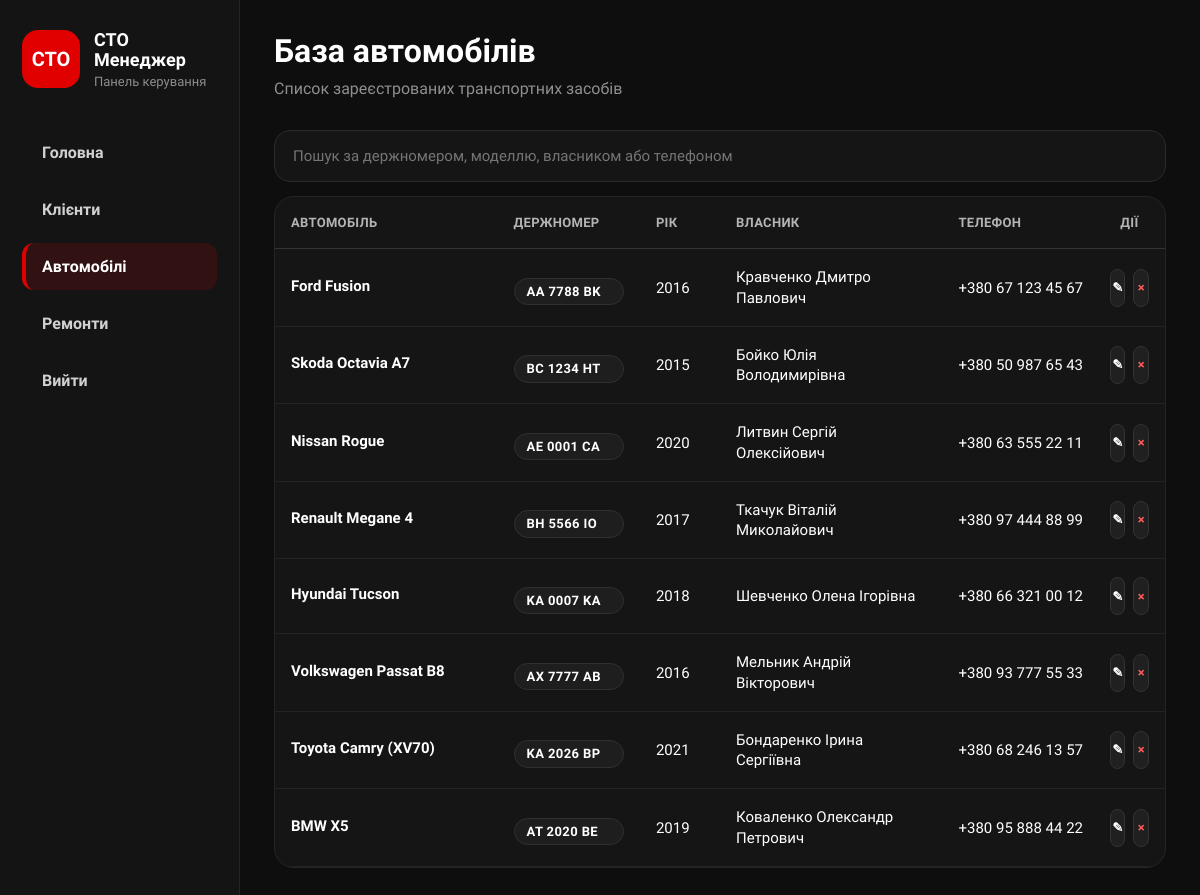
/cars/, run on an earlier commit of the app's database.
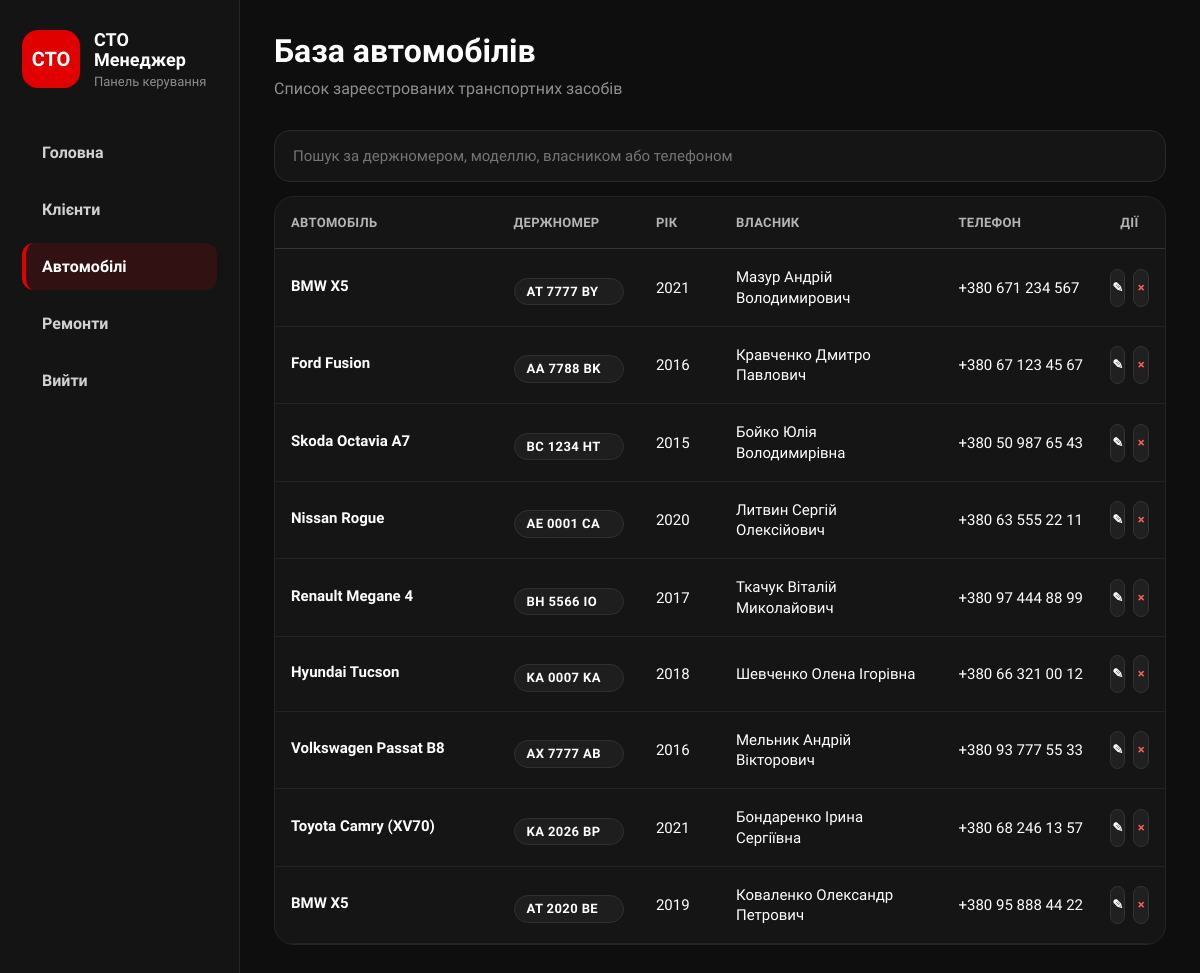
And on a later commit of the database.
### cars/models.py (models this page shows, shortened)
class Car(models.Model):
    class Transmission(models.TextChoices):
        MANUAL = 'manual', 'Механічна'
        AUTOMATIC = 'automatic', 'Автоматична'
        ROBOT = 'robot', 'Роботизована'
        VARIATOR = 'variator', 'Варіатор'
    class FuelType(models.TextChoices):
        PETROL = 'petrol', 'Бензин'
        DIESEL = 'diesel', 'Дизель'
        ELECTRIC = 'electric', 'Електро'
        HYBRID = 'hybrid', 'Гібрид'
        GAS = 'gas', 'Газ'
    owner = models.ForeignKey(
        Client,
        on_delete=models.CASCADE,
        related_name='cars',
        verbose_name="Власник",
        null=True,
        blank=True
    )
    make = models.CharField(
        max_length=100,
        verbose_name="Марка"
    )
    model_name = models.CharField(
        max_length=100,
        verbose_name="Модель"
    )
    license_plate = models.CharField(
        max_length=20,
        blank=True,
        verbose_name="Держномер"
    )
    vin = models.CharField(
        max_length=17,
        unique=True,
        verbose_name="VIN-код",
        validators=[MinLengthValidator(17)]
    )
    owner_name = models.CharField(
        max_length=100,
        verbose_name="ПІБ власника",
        blank=True
    )
    year = models.PositiveIntegerField(
        verbose_name="Рік випуску",
        validators=[
            MinValueValidator(1900),
            MaxValueValidator(datetime.date.today().year + 1)
        ],
        help_text="Використовуйте формат: <YYYY>"
    )
    color = models.CharField(
        max_length=50,
        verbose_name="Колір"
    )
    transmission = models.CharField(
        max_length=20,
        choices=Transmission.choices,
        default=Transmission.AUTOMATIC,
        verbose_name="Коробка передач"
    )
    fuel_type = models.CharField(
        max_length=20,
        choices=FuelType.choices,
        default=FuelType.PETROL,
        verbose_name="Тип пального"
    )
    mileage = models.PositiveIntegerField(
        default=0,
        verbose_name="Пробіг (км)"
    )
    engine_volume = models.DecimalField(
        max_digits=4,
        decimal_places=1,
        blank=True,
        null=True,
        verbose_name="Об'єм двигуна (л)"
    )
    description = models.TextField(
        blank=True,
        verbose_name="Опис"
    )
    main_image = models.ImageField(
        upload_to='cars/%Y/%m/',
        blank=True,
        null=True,
        verbose_name="Фото"
    )
    is_published = models.BooleanField(
        default=True,
        verbose_name="Опубліковано"
    )
    created_at = models.DateTimeField(
        auto_now_add=True,
        verbose_name="Дата додавання"
    )
    updated_at = models.DateTimeField(
        auto_now=True,
        verbose_name="Дата оновлення"
    )
    class Meta:
        verbose_name = "Автомобіль"
        verbose_name_plural = "Автомобілі"
        ordering = ['-created_at']

### clients/models.py (models this page shows, shortened)
class Client(models.Model):
    full_name = models.CharField(max_length=150, verbose_name="ПІБ")
    phone = models.CharField(max_length=20, unique=True, verbose_name="Телефон")
    email = models.EmailField(blank=True, null=True, verbose_name="Email")
    address = models.CharField(max_length=255, blank=True, null=True, verbose_name="Адреса")
    notes = models.TextField(blank=True, null=True, verbose_name="Примітки")
    created_at = models.DateTimeField(auto_now_add=True)
    class Meta:
        verbose_name = "Клієнт"
        verbose_name_plural = "Клієнти"
        ordering = ['full_name']

### cars/views.py (the view, shortened to what this page needs)
# urls.py: path('', views.car_list_view, name='car_list'),
def car_list_view(request):
    query = request.GET.get('q', '')
    cars = Car.objects.select_related('owner').all().order_by('-created_at')
    return render(request, 'cars/car_list.html', {
        'cars': cars,
        'query': query
    })

### cars/templates/cars/car_list.html
{% extends 'base.html' %}
{% block content %}
<div class="page-header">
    <div>
        <h1>База автомобілів</h1>
        <p>Список зареєстрованих транспортних засобів</p>
    </div>
</div>
<form method="get" class="search-panel">
    <input
        type="text"
        name="q"
        value="{{ query }}"
        placeholder="Пошук за держномером, моделлю, власником або телефоном"
        autocomplete="off"
    >
</form>
<div class="table-card">
    <table class="data-table cars-table">
        <thead>
            <tr>
                <th>Автомобіль</th>
                <th>Держномер</th>
                <th>Рік</th>
                <th>Власник</th>
                <th>Телефон</th>
                <th>Дії</th>
            </tr>
        </thead>
        <tbody>
            {% for car in cars %}
            <tr>
                <td class="car-name-cell">
                    <a href="{% url 'car_detail' car.id %}" class="car-link">
                        {{ car.make }} {{ car.model_name }}
                    </a>
                </td>
                <td>
                    {% if car.license_plate %}
                        <span class="plate-badge">{{ car.license_plate }}</span>
                    {% else %}
                        <span class="muted-text">—</span>
                    {% endif %}
                </td>
                <td>{{ car.year }}</td>
                <td class="owner-cell">
                    {% if car.owner %}
                        {{ car.owner.full_name }}
                    {% elif car.owner_name %}
                        {{ car.owner_name }}
                    {% else %}
                        <span class="muted-text">Не вказано</span>
                    {% endif %}
                </td>
                <td class="phone-cell">
                    {% if car.owner and car.owner.phone %}
                        {{ car.owner.phone }}
                    {% else %}
                        <span class="muted-text">—</span>
                    {% endif %}
                </td>
                <td>
                    <div class="actions-cell">
                        <a href="{% url 'edit_car' car.id %}" class="row-action" title="Редагувати">
                            ✎
                        </a>
                        <a href="{% url 'delete_car' car.id %}" class="row-action danger-action" title="Видалити">
                            ×
                        </a>
                    </div>
                </td>
            </tr>
            {% empty %}
            <tr>
                <td colspan="6" class="empty-row">
                    Автомобілі відсутні
                </td>
            </tr>
            {% endfor %}
        </tbody>
    </table>
</div>
{% endblock %}

What changed in the data, as far as the page shows it:
added Car: make "BMW", model_name "X5", license_plate "AT 7777 BY", year "2021", owner.full_name "Мазур Андрій Володимирович", owner.phone "+380 671 234 567"
